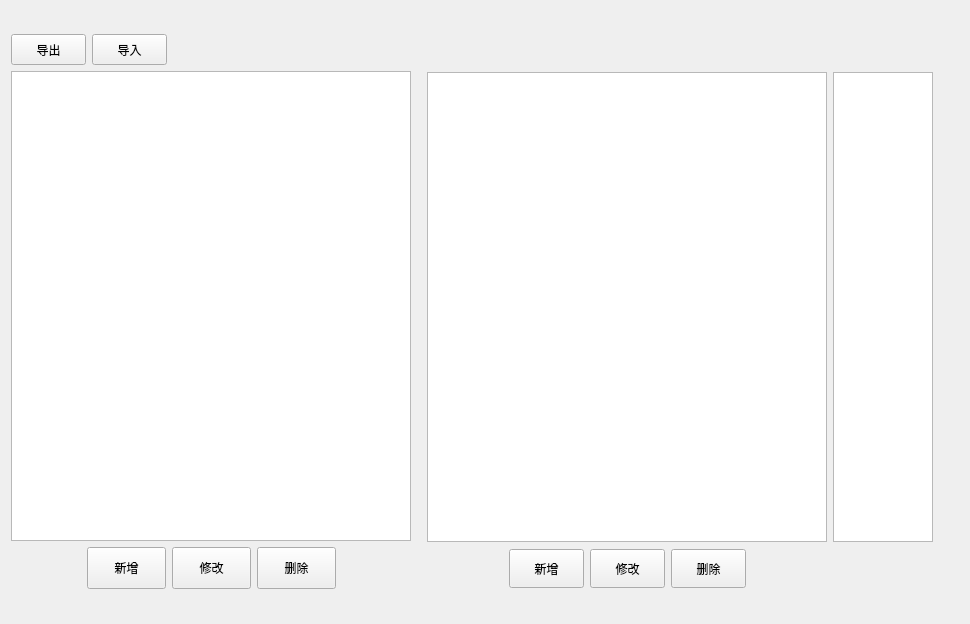
<?xml version="1.0" encoding="UTF-8"?>
<ui version="4.0">
 <class>Form</class>
 <widget class="QWidget" name="Form">
  <property name="geometry">
   <rect>
    <x>0</x>
    <y>0</y>
    <width>970</width>
    <height>624</height>
   </rect>
  </property>
  <property name="minimumSize">
   <size>
    <width>970</width>
    <height>600</height>
   </size>
  </property>
  <property name="maximumSize">
   <size>
    <width>982</width>
    <height>624</height>
   </size>
  </property>
  <property name="windowTitle">
   <string>Form</string>
  </property>
  <layout class="QVBoxLayout" name="verticalLayout_2">
   <item>
    <layout class="QVBoxLayout" name="verticalLayout">
     <item>
      <layout class="QHBoxLayout" name="horizontalLayout_3">
       <item>
        <widget class="QPushButton" name="import_service">
         <property name="minimumSize">
          <size>
           <width>75</width>
           <height>31</height>
          </size>
         </property>
         <property name="maximumSize">
          <size>
           <width>75</width>
           <height>31</height>
          </size>
         </property>
         <property name="text">
          <string>导出</string>
         </property>
        </widget>
       </item>
       <item>
        <widget class="QPushButton" name="export_service">
         <property name="minimumSize">
          <size>
           <width>75</width>
           <height>31</height>
          </size>
         </property>
         <property name="maximumSize">
          <size>
           <width>75</width>
           <height>31</height>
          </size>
         </property>
         <property name="text">
          <string>导入</string>
         </property>
        </widget>
       </item>
       <item>
        <spacer name="horizontalSpacer">
         <property name="orientation">
          <enum>Qt::Horizontal</enum>
         </property>
         <property name="sizeHint" stdset="0">
          <size>
           <width>40</width>
           <height>20</height>
          </size>
         </property>
        </spacer>
       </item>
      </layout>
     </item>
     <item>
      <layout class="QHBoxLayout" name="horizontalLayout_7">
       <item>
        <layout class="QVBoxLayout" name="verticalLayout_7">
         <property name="rightMargin">
          <number>5</number>
         </property>
         <item>
          <widget class="QTableView" name="first_service_table">
           <property name="sizePolicy">
            <sizepolicy hsizetype="Fixed" vsizetype="Fixed">
             <horstretch>0</horstretch>
             <verstretch>0</verstretch>
            </sizepolicy>
           </property>
           <property name="minimumSize">
            <size>
             <width>400</width>
             <height>470</height>
            </size>
           </property>
           <property name="maximumSize">
            <size>
             <width>400</width>
             <height>470</height>
            </size>
           </property>
           <attribute name="horizontalHeaderStretchLastSection">
            <bool>true</bool>
           </attribute>
           <attribute name="verticalHeaderVisible">
            <bool>false</bool>
           </attribute>
          </widget>
         </item>
         <item>
          <layout class="QHBoxLayout" name="horizontalLayout">
           <property name="leftMargin">
            <number>0</number>
           </property>
           <property name="topMargin">
            <number>0</number>
           </property>
           <property name="rightMargin">
            <number>0</number>
           </property>
           <item>
            <spacer name="horizontalSpacer_2">
             <property name="orientation">
              <enum>Qt::Horizontal</enum>
             </property>
             <property name="sizeHint" stdset="0">
              <size>
               <width>40</width>
               <height>20</height>
              </size>
             </property>
            </spacer>
           </item>
           <item>
            <widget class="QPushButton" name="add_first_service">
             <property name="sizePolicy">
              <sizepolicy hsizetype="Expanding" vsizetype="Expanding">
               <horstretch>0</horstretch>
               <verstretch>0</verstretch>
              </sizepolicy>
             </property>
             <property name="minimumSize">
              <size>
               <width>79</width>
               <height>42</height>
              </size>
             </property>
             <property name="maximumSize">
              <size>
               <width>79</width>
               <height>42</height>
              </size>
             </property>
             <property name="text">
              <string>新增</string>
             </property>
            </widget>
           </item>
           <item>
            <widget class="QPushButton" name="update_first_service">
             <property name="sizePolicy">
              <sizepolicy hsizetype="Expanding" vsizetype="Expanding">
               <horstretch>0</horstretch>
               <verstretch>0</verstretch>
              </sizepolicy>
             </property>
             <property name="minimumSize">
              <size>
               <width>79</width>
               <height>42</height>
              </size>
             </property>
             <property name="maximumSize">
              <size>
               <width>79</width>
               <height>42</height>
              </size>
             </property>
             <property name="text">
              <string>修改</string>
             </property>
            </widget>
           </item>
           <item>
            <widget class="QPushButton" name="remove_first_service">
             <property name="sizePolicy">
              <sizepolicy hsizetype="Expanding" vsizetype="Expanding">
               <horstretch>0</horstretch>
               <verstretch>0</verstretch>
              </sizepolicy>
             </property>
             <property name="minimumSize">
              <size>
               <width>79</width>
               <height>42</height>
              </size>
             </property>
             <property name="maximumSize">
              <size>
               <width>79</width>
               <height>42</height>
              </size>
             </property>
             <property name="text">
              <string>删除</string>
             </property>
            </widget>
           </item>
           <item>
            <spacer name="horizontalSpacer_3">
             <property name="orientation">
              <enum>Qt::Horizontal</enum>
             </property>
             <property name="sizeHint" stdset="0">
              <size>
               <width>40</width>
               <height>20</height>
              </size>
             </property>
            </spacer>
           </item>
          </layout>
         </item>
        </layout>
       </item>
       <item>
        <layout class="QVBoxLayout" name="verticalLayout_6">
         <property name="leftMargin">
          <number>5</number>
         </property>
         <item>
          <widget class="QTableView" name="second_service_table">
           <property name="sizePolicy">
            <sizepolicy hsizetype="Fixed" vsizetype="Fixed">
             <horstretch>0</horstretch>
             <verstretch>0</verstretch>
            </sizepolicy>
           </property>
           <property name="minimumSize">
            <size>
             <width>400</width>
             <height>470</height>
            </size>
           </property>
           <property name="maximumSize">
            <size>
             <width>400</width>
             <height>470</height>
            </size>
           </property>
           <attribute name="horizontalHeaderVisible">
            <bool>true</bool>
           </attribute>
           <attribute name="horizontalHeaderStretchLastSection">
            <bool>true</bool>
           </attribute>
           <attribute name="verticalHeaderVisible">
            <bool>false</bool>
           </attribute>
          </widget>
         </item>
         <item>
          <layout class="QHBoxLayout" name="horizontalLayout_2">
           <property name="leftMargin">
            <number>0</number>
           </property>
           <property name="topMargin">
            <number>0</number>
           </property>
           <property name="rightMargin">
            <number>0</number>
           </property>
           <item>
            <spacer name="horizontalSpacer_13">
             <property name="orientation">
              <enum>Qt::Horizontal</enum>
             </property>
             <property name="sizeHint" stdset="0">
              <size>
               <width>40</width>
               <height>20</height>
              </size>
             </property>
            </spacer>
           </item>
           <item>
            <widget class="QPushButton" name="add_second_service">
             <property name="sizePolicy">
              <sizepolicy hsizetype="Fixed" vsizetype="Expanding">
               <horstretch>0</horstretch>
               <verstretch>0</verstretch>
              </sizepolicy>
             </property>
             <property name="minimumSize">
              <size>
               <width>75</width>
               <height>39</height>
              </size>
             </property>
             <property name="maximumSize">
              <size>
               <width>75</width>
               <height>39</height>
              </size>
             </property>
             <property name="text">
              <string>新增</string>
             </property>
            </widget>
           </item>
           <item>
            <widget class="QPushButton" name="update_second_service">
             <property name="sizePolicy">
              <sizepolicy hsizetype="Fixed" vsizetype="Expanding">
               <horstretch>0</horstretch>
               <verstretch>0</verstretch>
              </sizepolicy>
             </property>
             <property name="minimumSize">
              <size>
               <width>75</width>
               <height>39</height>
              </size>
             </property>
             <property name="maximumSize">
              <size>
               <width>75</width>
               <height>39</height>
              </size>
             </property>
             <property name="text">
              <string>修改</string>
             </property>
            </widget>
           </item>
           <item>
            <widget class="QPushButton" name="remove_second_service">
             <property name="sizePolicy">
              <sizepolicy hsizetype="Fixed" vsizetype="Expanding">
               <horstretch>0</horstretch>
               <verstretch>0</verstretch>
              </sizepolicy>
             </property>
             <property name="minimumSize">
              <size>
               <width>75</width>
               <height>39</height>
              </size>
             </property>
             <property name="maximumSize">
              <size>
               <width>75</width>
               <height>39</height>
              </size>
             </property>
             <property name="text">
              <string>删除</string>
             </property>
            </widget>
           </item>
           <item>
            <spacer name="horizontalSpacer_14">
             <property name="orientation">
              <enum>Qt::Horizontal</enum>
             </property>
             <property name="sizeHint" stdset="0">
              <size>
               <width>40</width>
               <height>20</height>
              </size>
             </property>
            </spacer>
           </item>
          </layout>
         </item>
        </layout>
       </item>
       <item>
        <layout class="QVBoxLayout" name="verticalLayout_3">
         <item>
          <widget class="QTableView" name="attribute_table">
           <property name="sizePolicy">
            <sizepolicy hsizetype="Fixed" vsizetype="Fixed">
             <horstretch>0</horstretch>
             <verstretch>0</verstretch>
            </sizepolicy>
           </property>
           <property name="minimumSize">
            <size>
             <width>100</width>
             <height>470</height>
            </size>
           </property>
           <property name="maximumSize">
            <size>
             <width>100</width>
             <height>470</height>
            </size>
           </property>
           <attribute name="horizontalHeaderVisible">
            <bool>false</bool>
           </attribute>
           <attribute name="verticalHeaderVisible">
            <bool>false</bool>
           </attribute>
          </widget>
         </item>
         <item>
          <layout class="QHBoxLayout" name="horizontalLayout_4">
           <item>
            <spacer name="horizontalSpacer_4">
             <property name="orientation">
              <enum>Qt::Horizontal</enum>
             </property>
             <property name="sizeHint" stdset="0">
              <size>
               <width>40</width>
               <height>20</height>
              </size>
             </property>
            </spacer>
           </item>
           <item>
            <widget class="QLabel" name="label">
             <property name="minimumSize">
              <size>
               <width>0</width>
               <height>39</height>
              </size>
             </property>
             <property name="maximumSize">
              <size>
               <width>75</width>
               <height>39</height>
              </size>
             </property>
             <property name="text">
              <string/>
             </property>
            </widget>
           </item>
          </layout>
         </item>
        </layout>
       </item>
      </layout>
     </item>
    </layout>
   </item>
  </layout>
 </widget>
 <resources/>
 <connections/>
</ui>
